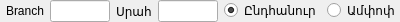
<?xml version="1.0" encoding="UTF-8"?>
<ui version="4.0">
 <class>FAsExportSale</class>
 <widget class="QWidget" name="FAsExportSale">
  <property name="geometry">
   <rect>
    <x>0</x>
    <y>0</y>
    <width>400</width>
    <height>20</height>
   </rect>
  </property>
  <property name="windowTitle">
   <string>Form</string>
  </property>
  <layout class="QHBoxLayout" name="horizontalLayout">
   <property name="sizeConstraint">
    <enum>QLayout::SetMinimumSize</enum>
   </property>
   <property name="leftMargin">
    <number>0</number>
   </property>
   <property name="topMargin">
    <number>0</number>
   </property>
   <property name="rightMargin">
    <number>0</number>
   </property>
   <property name="bottomMargin">
    <number>0</number>
   </property>
   <item>
    <widget class="WDate2" name="wd" native="true"/>
   </item>
   <item>
    <widget class="QLabel" name="label">
     <property name="text">
      <string>Branch</string>
     </property>
    </widget>
   </item>
   <item>
    <widget class="EQLineEdit" name="leBranch">
     <property name="ShowButton" stdset="0">
      <bool>true</bool>
     </property>
    </widget>
   </item>
   <item>
    <widget class="QLabel" name="label_2">
     <property name="text">
      <string>Սրահ</string>
     </property>
    </widget>
   </item>
   <item>
    <widget class="EQLineEdit" name="leHall">
     <property name="ShowButton" stdset="0">
      <bool>true</bool>
     </property>
    </widget>
   </item>
   <item>
    <widget class="QRadioButton" name="r1">
     <property name="text">
      <string>Ընդհանուր</string>
     </property>
     <property name="checked">
      <bool>true</bool>
     </property>
    </widget>
   </item>
   <item>
    <widget class="QRadioButton" name="r2">
     <property name="text">
      <string>Ամփոփ</string>
     </property>
    </widget>
   </item>
  </layout>
 </widget>
 <customwidgets>
  <customwidget>
   <class>EQLineEdit</class>
   <extends>QLineEdit</extends>
   <header location="global">eqlineedit.h</header>
   <slots>
    <signal>customButtonClicked(bool)</signal>
   </slots>
  </customwidget>
  <customwidget>
   <class>WDate2</class>
   <extends>QWidget</extends>
   <header location="global">wdate2.h</header>
   <container>1</container>
  </customwidget>
 </customwidgets>
 <resources/>
 <connections/>
</ui>
